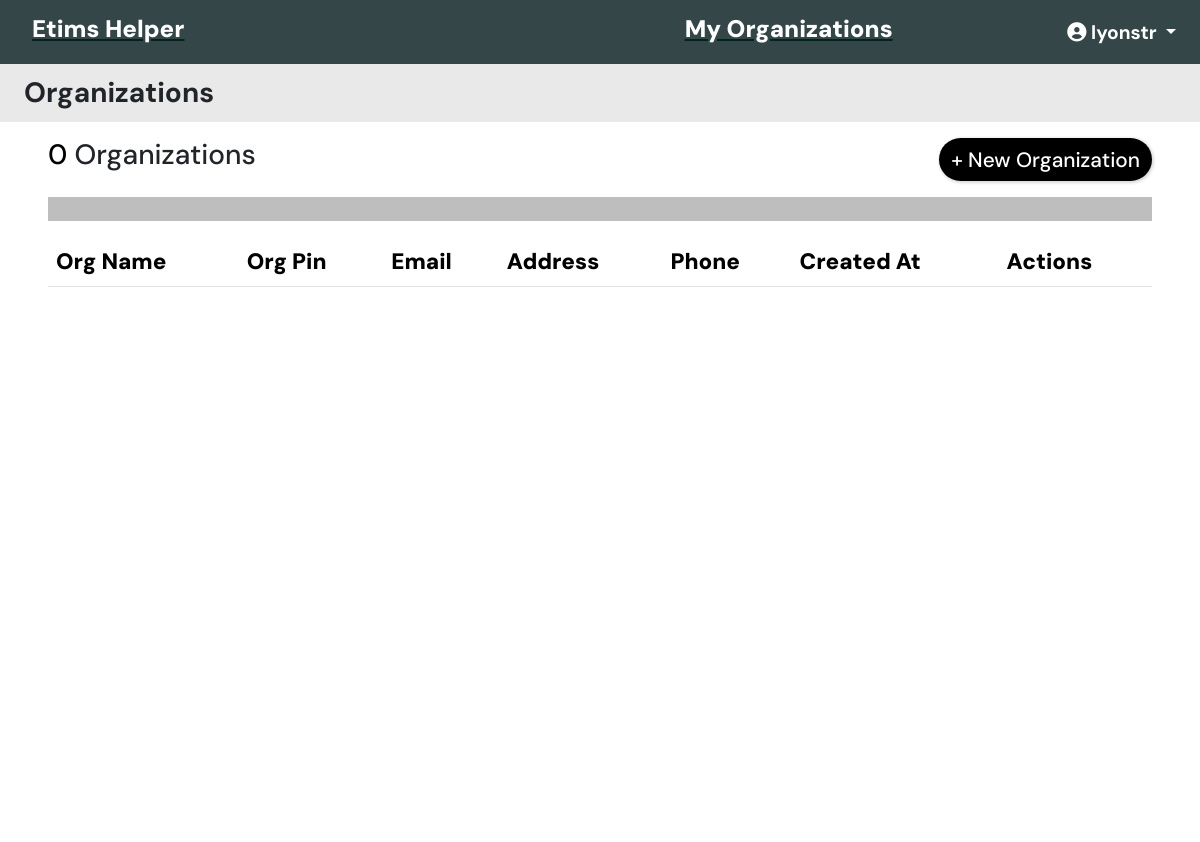
/api/organization/ (signed in), run on an earlier commit of the app's database.
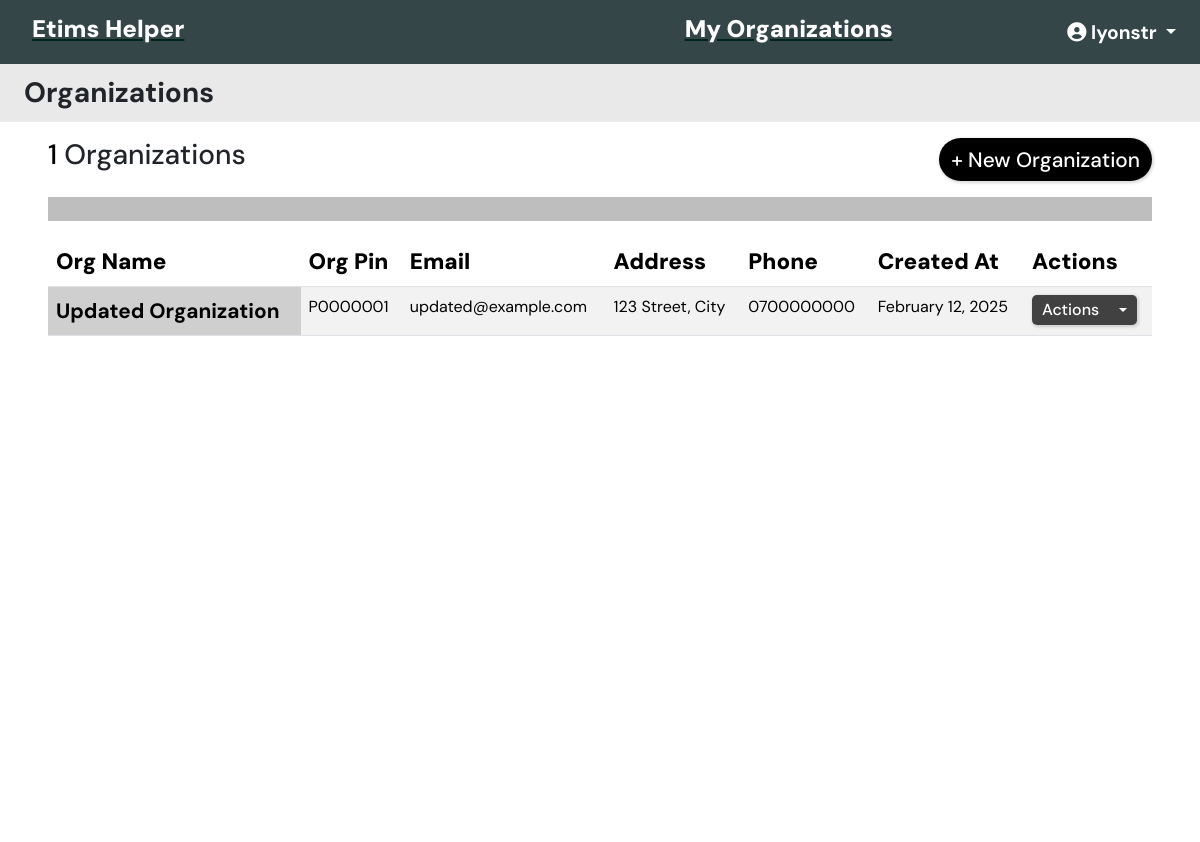
And on a later commit of the database.
### organization/models.py (models this page shows, shortened)
class Organization(BaseModel):
    user = models.ManyToManyField(User,  related_name="organizations")
    organization_name = models.CharField(max_length=50, unique=True)
    organization_pin = models.CharField(
        max_length=50,  unique=True)
    organization_email = models.EmailField(max_length=50)
    organization_physical_address = models.CharField(max_length=100)
    organization_phone = models.CharField(max_length=13)
    def __str__(self):
        return self.organization_name

### organization/views.py (the view, shortened to what this page needs)
# urls.py: path("", views.organization_list, name="organization_list"),
@login_required
def organization_list(request):
    try:
        organizations = Organization.objects.filter(user=request.user)
        print(organizations)
        form = OrganizationForm()
        return render(
            request,
            "organization/organization_list.html",
            {"organizations": organizations, "form": form}
        )
    except Exception as e:
        return JsonResponse({"success": False, "errors": str(e)})

### organization/templates/organization/organization_list.html (shortened to what this page needs)
{% extends "main.html" %}
{% load bootstrap5 %}
{% block content %}
{% include 'res_nav.html' %}
<div class="container-fluid p-0 pt-2 part-upper" style="min-height: 90vh;">
    <div class="d-flex justify-content-between align-items-center py-1 px-4  part-upper">
        <h3><strong class="">Organizations</strong></h3>
    </div>
    <div class="container-fluid px-5" style="min-height: 90vh; background-color: white;">
        <div class="d-flex justify-content-between align-items-center p-0 pt-3">
            <h3><span style="color: #000000;">{{ organizations.count }}</span> Organizations</h3>
            <div>
                <button type="button" class="btn add" data-toggle="modal" data-target="#organizationModal">
                    + New Organization
                </button>
            </div>
        </div>
        <hr class="hr-style" />
        <div class="organization-list">
            <table class="table table-striped">
                <thead class="thead-dark">
                    <tr>
                        <th scope="col">Org Name</th>
                        <th scope="col">Org Pin</th>
                        <th scope="col">Email</th>
                        <th scope="col">Address</th>
                        <th scope="col">Phone</th>
                        <th scope="col">Created At</th>
                        <th scope="col">Actions</th>
                    </tr>
                </thead>
                <tbody class="org-list">
                    {% for org in organizations %}
                    <tr id="org-{{ org.id }}" class="align-items-center justify-center lines">
                        <td class="td-header">
                            <a href="{% url 'organization:organization_detail' org.id %}" class="a-style">
                                <strong class="td_title">{{ org.organization_name }}</strong>
                            </a>
                        </td>
                        <td>{{ org.organization_pin }}</td>
                        <td>{{ org.organization_email }}</td>
                        <td>{{ org.organization_physical_address }}</td>
                        <td>{{ org.organization_phone }}</td>
                        <td>{{ org.created_at|date:"F j, Y" }}</td>
                        <td>
                            <div class="dropdown">
                                <button class="btn btn-secondary btn-sm dropdown-toggle a-btn" type="button"
                                    id="dropdownMenuButton-{{ org.id }}" data-bs-toggle="dropdown"
                                    aria-expanded="false">
                                    Actions
                                </button>
                            </div>
                        </td>
                    </tr>
                    {% endfor %}
                </tbody>
            </table>
        </div>
    </div>
</div>
{% endblock %}

### templates/main.html (shortened to what this page needs)
{% load bootstrap5 %}
{% load static %}
<!DOCTYPE html>
<html lang="en">
<head>
    <link rel="stylesheet" href="https://cdnjs.cloudflare.com/ajax/libs/font-awesome/6.1.0/css/all.min.css"
 />
    <link rel="stylesheet" href="https://cdnjs.cloudflare.com/ajax/libs/font-awesome/6.0.0/css/all.min.css"
 />
    <link href="{% static 'django_select2/django_select2.css' %}" rel="stylesheet">
    {% block style %}
    {% bootstrap_css %}
    <link rel="stylesheet" type="text/css" href="{% static 'css/main.css' %}">
    {% endblock style %}
</head>
<body>
    {% block content %}
    {% endblock content %}
</body>
</html>

### templates/res_nav.html (shortened to what this page needs)
<nav class="navbar navbar-expand-lg navcolor">
    <div class="container-fluid navbar-x">
        <a href="{% url 'organization:organization_list' %}" class="nav-a" style="color: #00251D !important">
            <h1 class="navlogo">
                Etims Helper
            </h1>
        </a>
        <div class="collapse navbar-collapse" id="navbarSupportedContent">
            <ul class="navbar-nav me-auto mb-2 mb-lg-0 bg-tr mr-3">
                <li class="nav-item">
                        <a href="{% url 'organization:organization_list' %}" class="nav-a"
                            style="color: #00251D !important">
                            <h1 class="navlogo">
                                My Organizations
                            </h1>
                        </a>
                </li>
                <li class="nav-item dropdown" ">
                    <a class=" nav-link dropdown-toggle" href="#" id="navbarDropdown" role="button"
                    data-bs-toggle="dropdown" aria-expanded="false" style="color: white !important;">
                    {% if request.user.profile %}
                    <img src=" {{ request.user.username}}" class="rounded-circle z-depth-0" style="max-width:100%;
                            max-height:100%;">
                    {% else %}
                    <i class="fa fa-user-circle"></i>&nbsp;{{request.user.username}}
                    {%endif%}
                    </a>
                </li>
            </ul>
        </div>
    </div>
</nav>

### static/css/main.css (style rules this page uses)
* { font-family: "DM Sans", -apple-system, BlinkMacSystemFont, "Segoe UI", Roboto, Oxygen, Ubuntu, Cantarell, "Open Sans", "Helvetica Neue", sans-serif; margin: 0; padding: 0; box-sizing: border-box; text-rendering: optimizeLegibility; }
html { background: #9e9e9e; background: -webkit-linear-gradient(to right, #D4D3DD, #d1d1d1); background: linear-gradient(to right, #D4D3DD, #d1d1d1); }
.bg-tr { width: 100%; display: flex; align-items: center; justify-content: space-between; }
.navcolor { padding: 0% !important; }
.navlogo { font-weight: 900; font-size: 1.5rem; color: white !important; }
.part-upper { background-color: #e9e9e9; }
.navbar-x { display: flex; align-items: center; justify-content: space-between; width: 100%; padding: 0.7rem 1rem 0.5rem 2rem; background-color: #354649 !important; color: white !important; }
.nav-item a { color: black; font-weight: bold; font-size: 1.2rem; }
.btn { background-color: transparent; border: none; display: inline-flex; align-items: center; gap: 1rem; cursor: pointer; color: white; transition: all ease-in-out 0.3s; border-radius: 5px; box-shadow: 1px 1px 3px 1px rgba(0, 0, 0, 0.15); font-weight: 500; }
.td-header { display: flex; flex-direction: row; padding-bottom: 0%; align-items: center; justify-content: space-between; color: rgb(0, 0, 0) !important; background-color: #dadada !important; }
.td-header a { color: rgb(0, 0, 0) !important; }
.add { border-radius: 25px; font-weight: 500; padding: auto 15px; font-size: 1.3rem; background-color: #000000; color: white !important; }
.a-btn { padding: 3px 10px; background-color: #414141; color: white; font-size: 1rem; }
.a-style { text-decoration: none; color: #000000; }
.thead-dark { font-size: 1.4rem; }
.thead-dark th { font-weight: 900 !important; }
.hr-style { color: #000 !important; background-color: #000000 !important; height: 1.5rem !important; }
.lines td { align-items: center; overflow-wrap: normal; max-height: fit-content; }
.td_title { font-size: 1.3rem; }

What changed in the data, as far as the page shows it:
added Organization: organization_name "Updated Organization", organization_pin "P0000001", organization_email "updated@example.com", organization_physical_address "123 Street, City", organization_phone "0700000000", created_at "February 12, 2025"
Also different on the page:
{{ organizations.count }}: "0" → "1"
